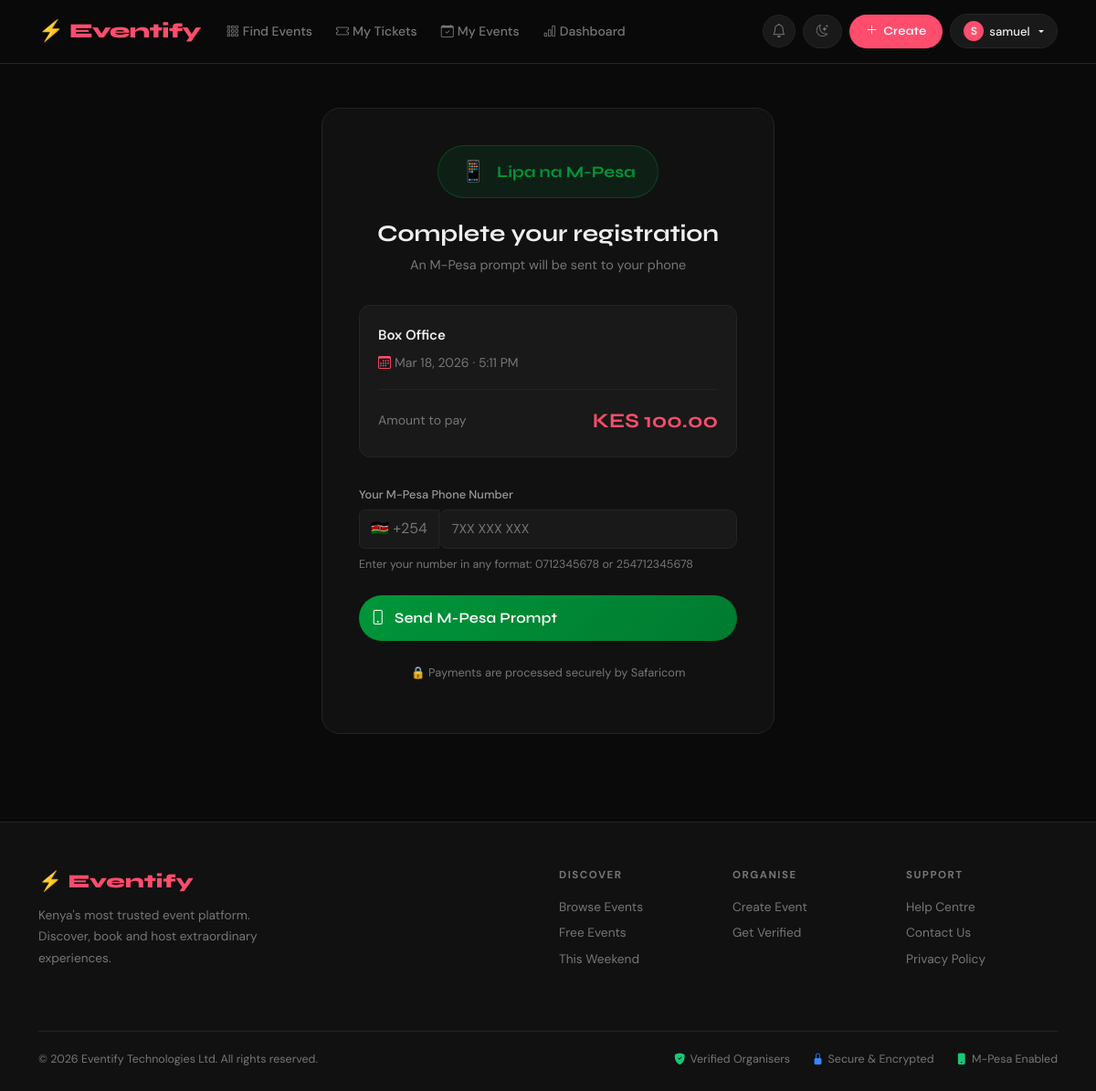
Page /events/3/pay/ (signed in) on the earlier database version.
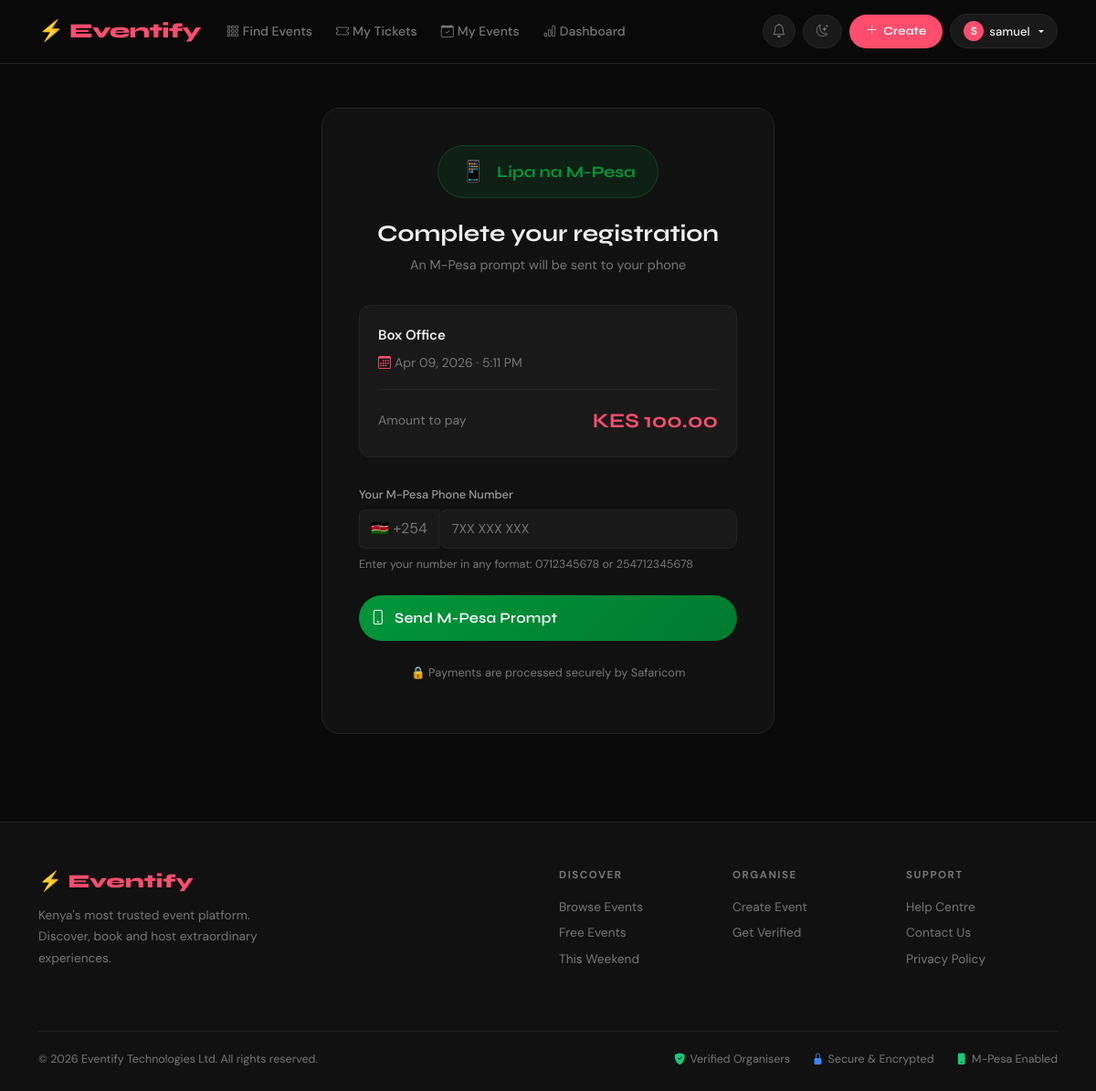
Same page on the later database version.
### events/models.py (models this page shows, shortened)
class Event(models.Model):
    title        = models.CharField(max_length=200)
    description  = models.TextField()
    category     = models.ForeignKey(Category, on_delete=models.SET_NULL, null=True, blank=True)
    date         = models.DateTimeField()
    location     = models.CharField(max_length=300)
    image        = models.ImageField(upload_to='events/', blank=True, null=True)
    price        = models.DecimalField(max_digits=8, decimal_places=2, default=0.00)
    capacity     = models.PositiveIntegerField(default=100)
    organizer    = models.ForeignKey(User, on_delete=models.CASCADE, related_name='my_events')
    created_at   = models.DateTimeField(auto_now_add=True)
    updated_at   = models.DateTimeField(auto_now=True)
    is_published = models.BooleanField(default=True)
    slug = models.SlugField(max_length=250, unique=True, blank=True)
    def spots_taken(self):
        return self.registrations.count()
    def spots_left(self):
        return max(0, self.capacity - self.spots_taken())
    def is_full(self):
        return self.spots_left() <= 0
    class Meta:
        ordering = ['date']

### events/mpesa_views.py (the view)
# urls.py: path('events/<int:event_pk>/pay/',        mpesa_views.payment_page,         name='payment_page'),
@login_required
def payment_page(request, event_pk):
    event = get_object_or_404(Event, pk=event_pk, is_published=True)
    if event.price == 0:
        return redirect('event_register', pk=event_pk)
    if Registration.objects.filter(event=event, user=request.user).exists():
        messages.warning(request, "You're already registered for this event!")
        return redirect('event_detail', pk=event_pk)
    if event.is_full():
        messages.error(request, "Sorry, this event is fully booked.")
        return redirect('event_detail', pk=event_pk)
    return render(request, 'events/payment.html', {'event': event})

### events/templates/events/payment.html (shortened to what this page needs)
{% extends "base.html" %}
{% block content %}
<div class="container my-5" style="max-width:520px;">
  <div style="background:var(--card-bg); border:1px solid var(--border); border-radius:20px; padding:2.5rem;">
    <div style="text-align:center; margin-bottom:2rem;">
      <div style="
        display:inline-flex; align-items:center; gap:.75rem;
        background:rgba(0,150,57,0.12); border:1px solid rgba(0,150,57,0.3);
        border-radius:50px; padding:.6rem 1.5rem; margin-bottom:1.5rem;
      ">
        <span style="font-size:1.4rem;">📱</span>
        <span style="color:#00963A; font-family:'Syne',sans-serif; font-weight:700; font-size:1.1rem;">
          Lipa na M-Pesa
        </span>
      </div>
      <h2 style="font-size:1.6rem; margin-bottom:.5rem;">Complete your registration</h2>
      <p style="color:var(--muted); font-size:.9rem;">
        An M-Pesa prompt will be sent to your phone
      </p>
    </div>
    <div style="
      background:var(--surface); border:1px solid var(--border);
      border-radius:12px; padding:1.25rem; margin-bottom:1.75rem;
    ">
      <div style="font-weight:600; margin-bottom:.4rem;">{{ event.title }}</div>
      <div style="color:var(--muted); font-size:.875rem;">
        <i class="bi bi-calendar3 me-1" style="color:var(--brand);"></i>{{ event.date|date:"M d, Y · g:i A" }}
      </div>
      <div style="margin-top:1rem; padding-top:1rem; border-top:1px solid var(--border);
                  display:flex; justify-content:space-between; align-items:center;">
        <span style="color:var(--muted); font-size:.875rem;">Amount to pay</span>
        <span style="font-family:'Syne',sans-serif; font-size:1.4rem; font-weight:700; color:var(--brand);">
          KES {{ event.price }}
        </span>
      </div>
    </div>
    <form method="POST" action="{% url 'initiate_payment' event.pk %}">
      <div class="mb-4">
        <label class="form-label">Your M-Pesa Phone Number</label>
        <div class="input-group">
          <span class="input-group-text"
                style="background:var(--surface); border-color:var(--border); color:var(--muted);">
            🇰🇪 +254
          </span>
          <input
            type="tel"
            name="phone_number"
            class="form-control"
            placeholder="7XX XXX XXX"
            required
          >
        </div>
        <div style="color:var(--muted); font-size:.78rem; margin-top:.4rem;">
          Enter your number in any format: 0712345678 or 254712345678
        </div>
      </div>
      <button type="submit" class="btn btn-brand w-100" style="
        padding:.8rem; font-size:1rem;
        background: linear-gradient(135deg, #00963A, #007A30);
        border-radius:50px;
      ">
        <i class="bi bi-phone me-1"></i> Send M-Pesa Prompt
      </button>
    </form>
    <p style="text-align:center; color:var(--muted); font-size:.8rem; margin-top:1.5rem;">
      🔒 Payments are processed securely by Safaricom
    </p>
  </div>
</div>
{% endblock %}

Differences in the rows shown:
changed Event "Box Office": date "Mar 18, 2026 · 5:11 PM" → "Apr 09, 2026 · 5:11 PM"
